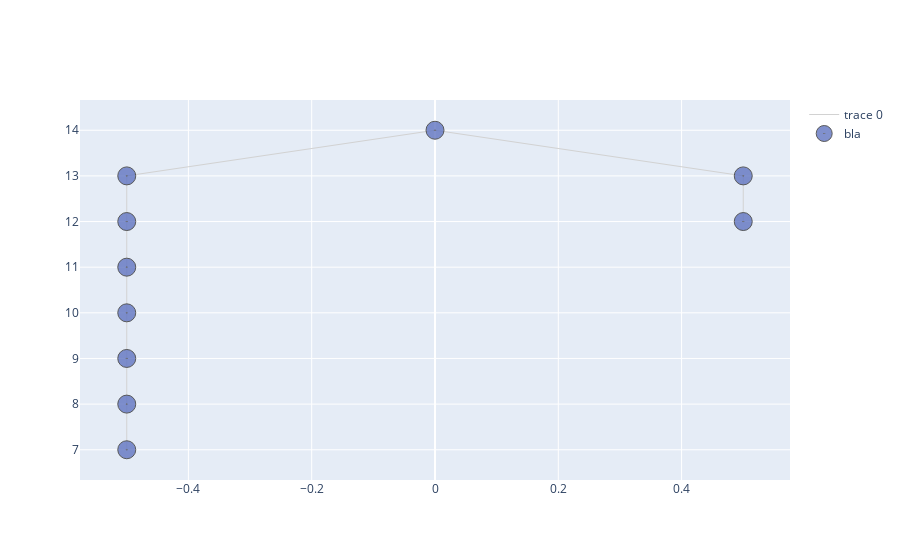

Notebook code cell kept with this figure:
### Code cell
import plotly.graph_objects as go
fig = go.Figure()
fig.add_trace(go.Scatter(x=Xe,
                   y=Ye,
                   mode='lines',
                   line=dict(color='rgb(210,210,210)', width=1),
                   hoverinfo='none'
                   ))
fig.add_trace(go.Scatter(x=Xn,
                  y=Yn,
                  mode='markers',
                  name='bla',
                  marker=dict(symbol='circle-dot',
                                size=18,
                                color='#6175c1',    #'#DB4551',
                                line=dict(color='rgb(50,50,50)', width=1)
                                ),
                  text=labels,
                  hoverinfo='text',
                  opacity=0.8
                  ))

### Figure 1 — Plotly figure (JSON) as saved in the notebook; plotly's stock layout.template omitted (floating-point values rounded to 4 significant figures)
{"data": [{"hoverinfo": "none", "line": {"color": "rgb(210,210,210)", "width": 1}, "mode": "lines", "type": "scatter", "x": [-0.5, -0.5, null, -0.5, -0.5, null, -0.5, -0.5, null, -0.5, -0.5, null, -0.5, -0.5, null, -0.5, -0.5, null, -0.5, 0, null, 0, 0.5, null, 0.5, 0.5, null], "y": [7, 8, null, 8, 9, null, 9, 10, null, 10, 11, null, 11, 12, null, 12, 13, null, 13, 14, null, 14, 13, null, 13, 12, null]}, {"hoverinfo": "text", "marker": {"color": "#6175c1", "line": {"color": "rgb(50,50,50)", "width": 1}, "size": 18, "symbol": "circle-dot"}, "mode": "markers", "name": "bla", "opacity": 0.8, "text": ["0", "1", "2", "3", "4", "5", "6", "7", "8", "9"], "type": "scatter", "x": [-0.5, -0.5, -0.5, -0.5, -0.5, -0.5, -0.5, 0, 0.5, 0.5], "y": [7, 8, 9, 10, 11, 12, 13, 14, 13, 12]}], "layout": {}}
